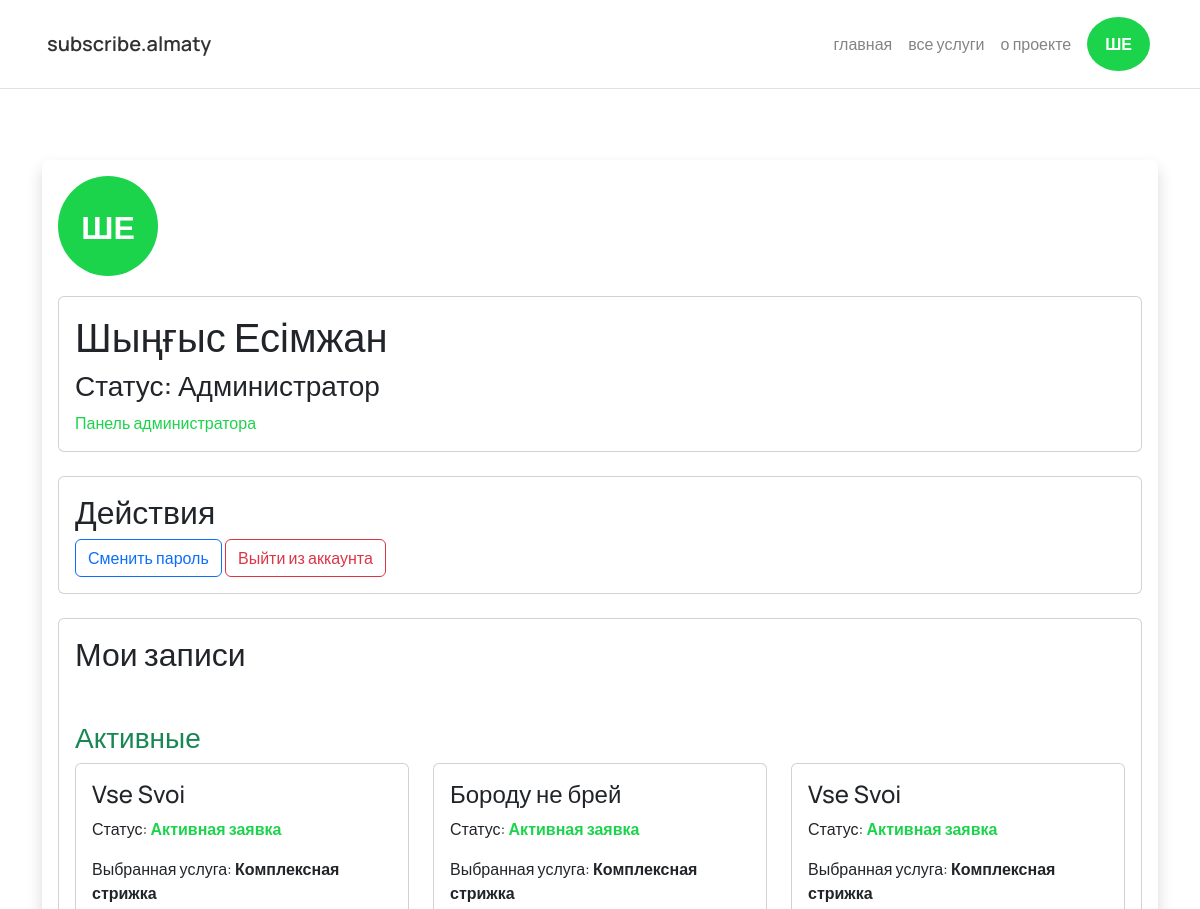
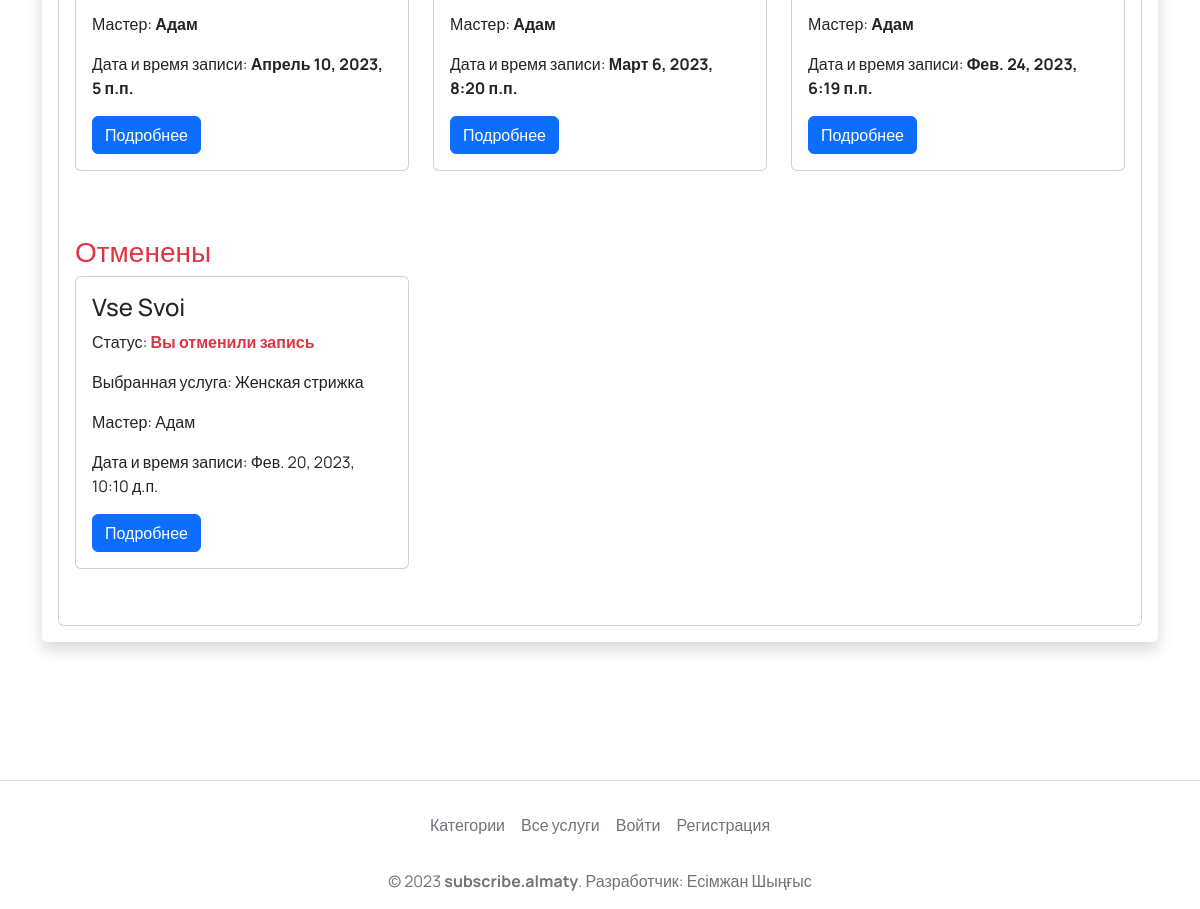
/user/data-queries/ (signed in), run on an earlier commit of the app's database (2 pictures, top to bottom).
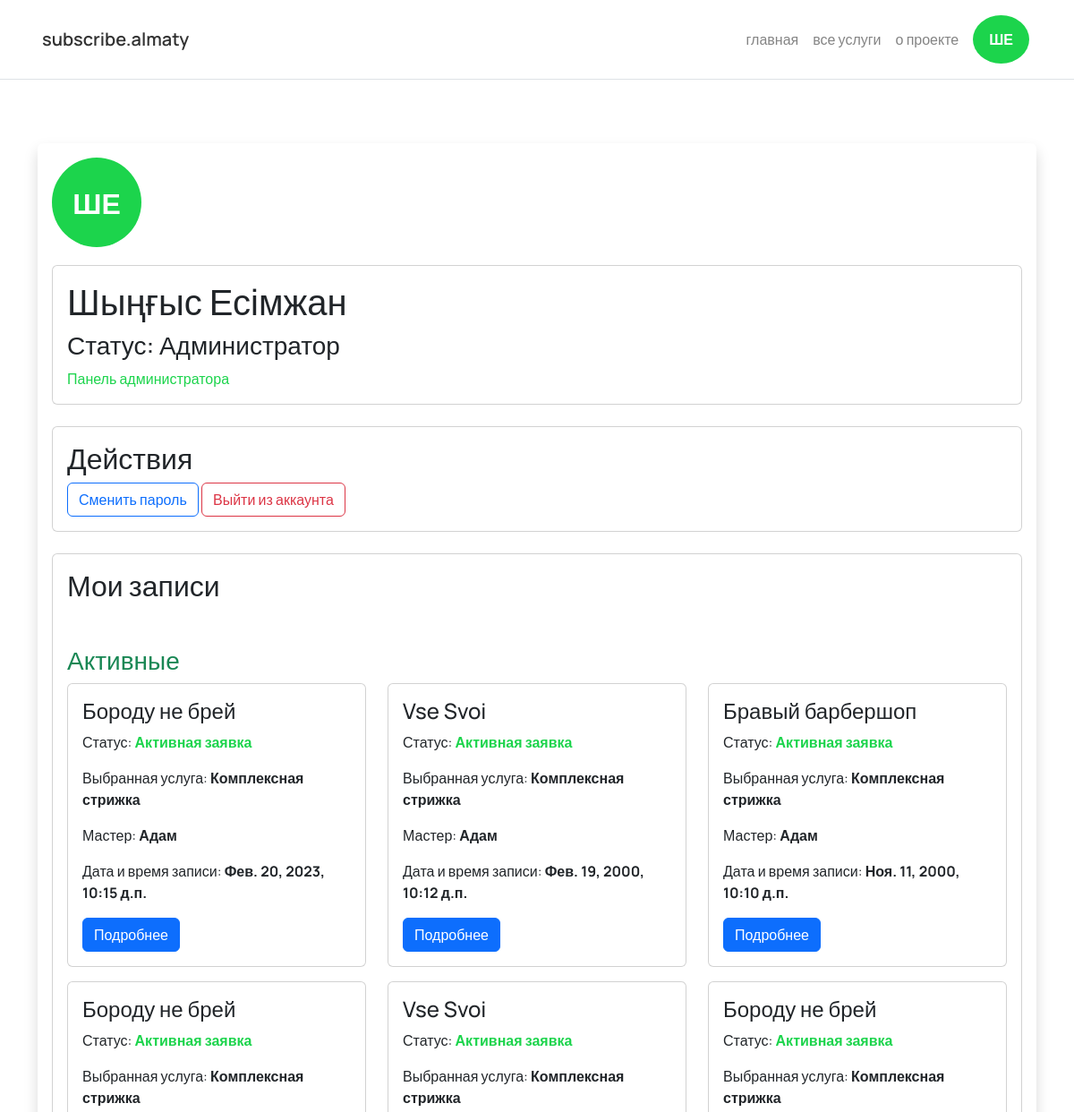
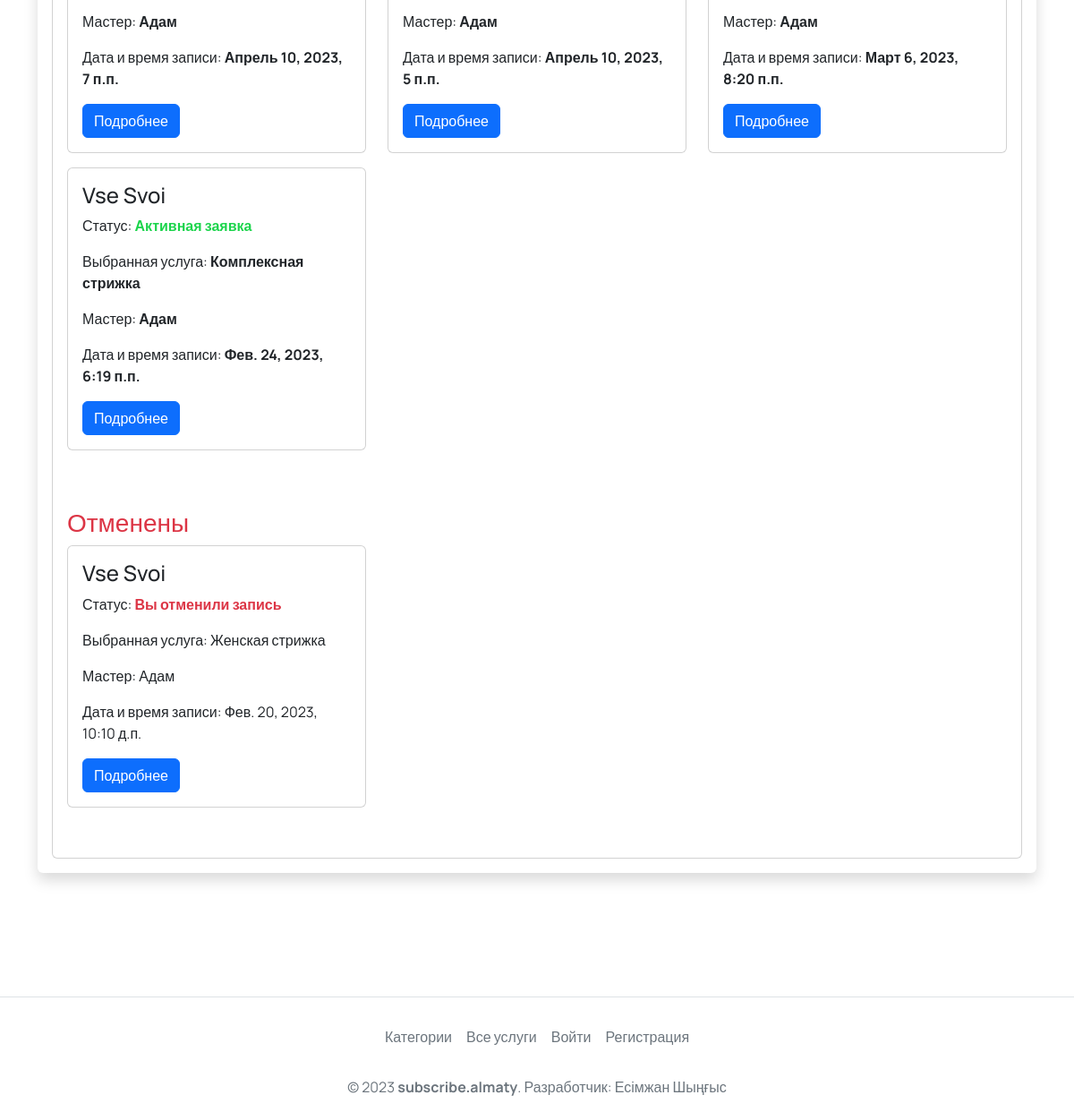
And on a later commit of the database (2 pictures, top to bottom).
### coreApp/models.py (models this page shows, shortened)
class Query(models.Model):
    user = models.ForeignKey(User, on_delete=models.CASCADE, verbose_name="Пользователь")
    business = models.ForeignKey(Business, on_delete=models.CASCADE, null=False, verbose_name="Компания")
    master = models.ForeignKey(Master, on_delete=models.CASCADE, verbose_name="Мастер", default="")
    service = models.ForeignKey(Service, on_delete=models.CASCADE, verbose_name="Услуга", default="")
    recordDate = models.DateTimeField("Дата и время записи", default=datetime.now)
    phone = models.CharField("Телефон", max_length=20)
    postDate = models.DateTimeField("Дата публикации", default=datetime.now)
    isActive = models.BooleanField("Статус", default=True)
    class Meta:
        verbose_name = "Заявка"
        verbose_name_plural = "Заявки"

class Business(models.Model):
    cover = models.ImageField("Изображение (500x500)", null=True, blank=True, upload_to="business/covers/", default="")
    businessName = models.CharField("Наименование компании", max_length=255)
    slug = models.SlugField(unique=True, blank=True, editable=False)
    category = models.ForeignKey(Category, on_delete=models.CASCADE, verbose_name="Категория")
    scheduleStart = models.TimeField("Начало работы")
    scheduleFinish = models.TimeField("Конец работы")
    phone = models.CharField("Телефон", max_length=20)
    address = models.CharField("Адрес", max_length=255)
    instagram = models.CharField("Instagram аккаунт", max_length=255, blank=True, null=True)
    yandexMapLink = models.CharField("Ссылка на карту", max_length=500)
    masters = models.ManyToManyField(Master)
    services = models.ManyToManyField(Service)
    rating = models.ForeignKey(Rating, on_delete=models.Model, verbose_name="Рейтинг", null=True, blank=True)
    postDate = models.DateTimeField("Дата публикации", default=datetime.now())
    class Meta:
        verbose_name = "Компания"
        verbose_name_plural = "Компании"
    def __str__(self):
        return self.businessName

class Service(models.Model):
    serviceName = models.CharField("Наименование услуги", max_length=255)
    price = models.FloatField("Цена")
    class Meta:
        verbose_name = "Услуга"
        verbose_name_plural = "Услуги"
    def __str__(self):
        return self.serviceName

class Master(models.Model):
    masterName = models.CharField("Имя мастера", max_length=255)
    category = models.ForeignKey(Category, on_delete=models.CASCADE, verbose_name="Категория")
    class Meta:
        verbose_name = "Мастер"
        verbose_name_plural = "Мастера"
    def __str__(self):
        return self.masterName

### coreApp/views.py (the view)
# urls.py: path('user/data-queries/', views.userDataAndQueries, name='userDataAndQueries'),
def userDataAndQueries(request):
    user = request.user
    userQueries = Query.objects.filter(user=user).order_by('-postDate')
    userData = UserDataProfile.objects.filter(user=user)
    return render(request, "user/user-data.html", {
        'user': user,
        'userQueries': userQueries,
        'userData': userData
    })

### coreApp/templates/user/user-data.html (shortened to what this page needs)
{% extends '../base.html' %}
{% load static %}
{% load crispy_forms_tags %}
{% block content %}
    <div class="all-service">
        <div class="container">
            <div class="card shadow p-3 mb-5 bg-body-tertiary rounded border-0">
                <div class="circle">
                   <div class="letters">
                        {{ user.first_name|make_list|first }}{{ user.last_name|make_list|first }}
                    </div>
                </div>
                <div class="card mb-4">
                    <div class="card-body">
                        <h1>{{ user.first_name }} {{ user.last_name }}</h1>
                        {% if user.is_superuser %}
                        <h3>Статус: Администратор</h3>
                        <a href="/admin/coreApp/" class="green-link">Панель администратора</a>
                        {% else %}
                        <h3>Статус: Пользователь</h3>
                        {% endif %}
                    </div>
                </div>
                <div class="card mb-4">
                    <div class="card-body">
                        <h2>Действия</h2>
                        <a href="{% url 'change_password' %}" class="btn btn-outline-primary">Сменить пароль</a>
                        <a href="{% url 'logoutUser' %}" class="btn btn-outline-danger" >Выйти из аккаунта</a>
                    </div>
                </div>
                <div class="card">
                    <div class="card-body mb-4">
                        <h2 class="mb-5">Мои записи</h2>
                        <div class="row">
                            <h3 class="text-success">Активные</h3>
                        {% for userQuery in userQueries %}
                        {% if userQuery.isActive %}
                            <div class="col-md-4 mb-3">
                                <div class="card">
                                    <div class="card-body">
                                        <h4>{{ userQuery.business }}</h4>
                                        <p>Статус: <b class="green-link">Активная заявка</b></p>
                                        <p>Выбранная услуга: <b>{{ userQuery.service }}</b></p>
                                        <p>Мастер: <b>{{ userQuery.master }}</b></p>
                                        <p>Дата и время записи: <b>{{ userQuery.recordDate }}</b></p>
                                        <a href="{% url 'userDataAndQueryDetail' pk=userQuery.pk %}" class="btn btn-primary">Подробнее</a>
                                    </div>
                                </div>
                            </div>
                            {% endif %}
                        {% endfor %}
                         </div>
                         <div class="row">
                             <h3 class="text-danger mt-5">Отменены</h3>
                             {% for userQuery in userQueries %}
                            {% if not userQuery.isActive %}
                            <div class="col-md-4 mb-3">
                                <div class="card">
                                    <div class="card-body">
                                        <h4>{{ userQuery.business }}</h4>
                                        <p>Статус: <b class="text-danger">Вы отменили запись</b></p>
                                        <p>Выбранная услуга: {{ userQuery.service }}</p>
                                        <p>Мастер: {{ userQuery.master }}</p>
                                        <p>Дата и время записи: {{ userQuery.recordDate }}</p>
                                        <a href="{% url 'userDataAndQueryDetail' pk=userQuery.pk %}" class="btn btn-primary">Подробнее</a>
                                    </div>
                                </div>
                            </div>
                             {% endif %}
                             {% endfor %}
                         </div>
                    </div>
                </div>
            </div>
        </div>
    </div>
{% endblock %}

What changed in the data, as far as the page shows it:
added Query: business "Бороду не брей", service "Комплексная стрижка", master "Адам", recordDate "Фев. 20, 2023, 10:15 д.п.", shown under "Активные"
added Query: business "Vse Svoi", service "Комплексная стрижка", master "Адам", recordDate "Фев. 19, 2000, 10:12 д.п.", shown under "Активные"
added Query: business "Бравый барбершоп", service "Комплексная стрижка", master "Адам", recordDate "Ноя. 11, 2000, 10:10 д.п.", shown under "Активные"
added Query: business "Бороду не брей", service "Комплексная стрижка", master "Адам", recordDate "Апрель 10, 2023, 7 п.п.", shown under "Активные"
